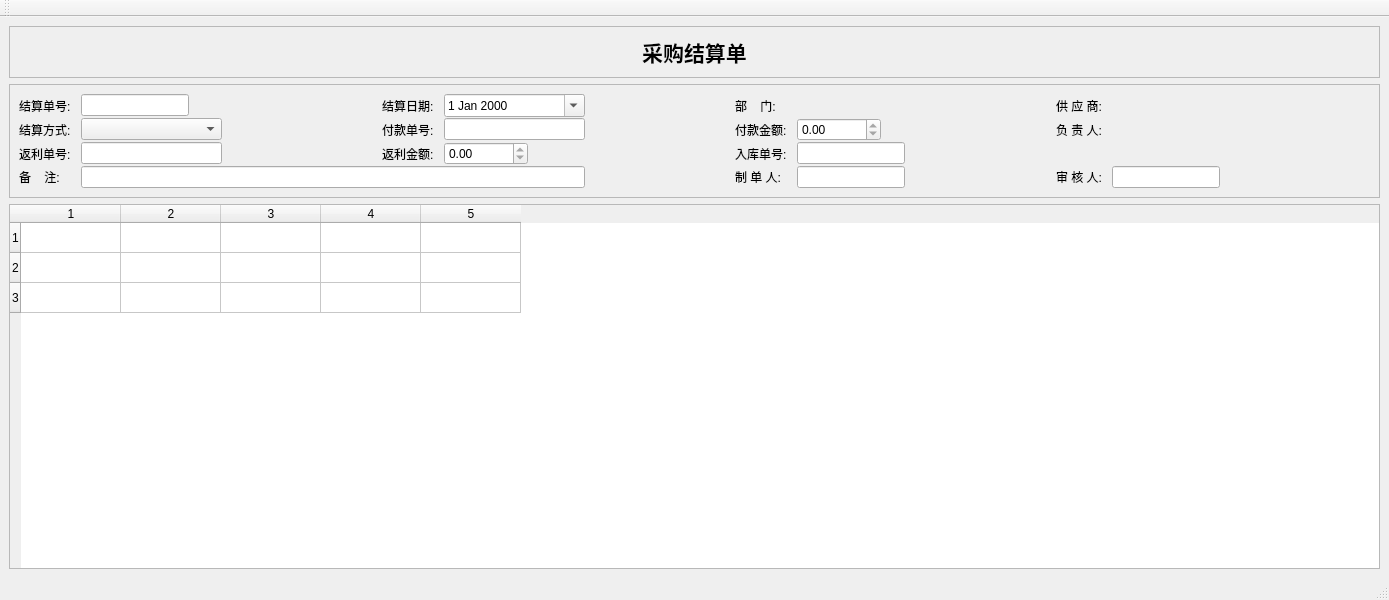
<?xml version="1.0" encoding="UTF-8"?>
<ui version="4.0">
 <class>PuSettleWin</class>
 <widget class="QMainWindow" name="PuSettleWin">
  <property name="geometry">
   <rect>
    <x>0</x>
    <y>0</y>
    <width>1389</width>
    <height>600</height>
   </rect>
  </property>
  <property name="windowTitle">
   <string>MainWindow</string>
  </property>
  <widget class="QWidget" name="centralwidget">
   <layout class="QVBoxLayout" name="verticalLayout_2">
    <item>
     <widget class="QFrame" name="frame_4">
      <property name="frameShape">
       <enum>QFrame::StyledPanel</enum>
      </property>
      <property name="frameShadow">
       <enum>QFrame::Plain</enum>
      </property>
      <layout class="QHBoxLayout" name="horizontalLayout_4">
       <item>
        <widget class="QLabel" name="titleLabel">
         <property name="font">
          <font>
           <family>微软雅黑</family>
           <pointsize>16</pointsize>
           <weight>75</weight>
           <bold>true</bold>
          </font>
         </property>
         <property name="text">
          <string>采购结算单</string>
         </property>
         <property name="alignment">
          <set>Qt::AlignCenter</set>
         </property>
        </widget>
       </item>
      </layout>
     </widget>
    </item>
    <item>
     <widget class="QFrame" name="frame_2">
      <property name="frameShape">
       <enum>QFrame::StyledPanel</enum>
      </property>
      <property name="frameShadow">
       <enum>QFrame::Plain</enum>
      </property>
      <layout class="QVBoxLayout" name="verticalLayout">
       <property name="spacing">
        <number>1</number>
       </property>
       <item>
        <layout class="QGridLayout" name="headGridLayout">
         <property name="horizontalSpacing">
          <number>10</number>
         </property>
         <item row="0" column="8">
          <spacer name="horizontalSpacer_5">
           <property name="orientation">
            <enum>Qt::Horizontal</enum>
           </property>
           <property name="sizeHint" stdset="0">
            <size>
             <width>40</width>
             <height>20</height>
            </size>
           </property>
          </spacer>
         </item>
         <item row="0" column="2">
          <spacer name="horizontalSpacer_3">
           <property name="orientation">
            <enum>Qt::Horizontal</enum>
           </property>
           <property name="sizeHint" stdset="0">
            <size>
             <width>40</width>
             <height>20</height>
            </size>
           </property>
          </spacer>
         </item>
         <item row="0" column="4">
          <widget class="QDateEdit" name="dateEdit">
           <property name="sizePolicy">
            <sizepolicy hsizetype="Minimum" vsizetype="Fixed">
             <horstretch>0</horstretch>
             <verstretch>0</verstretch>
            </sizepolicy>
           </property>
           <property name="calendarPopup">
            <bool>true</bool>
           </property>
          </widget>
         </item>
         <item row="0" column="5">
          <spacer name="horizontalSpacer_4">
           <property name="orientation">
            <enum>Qt::Horizontal</enum>
           </property>
           <property name="sizeHint" stdset="0">
            <size>
             <width>40</width>
             <height>20</height>
            </size>
           </property>
          </spacer>
         </item>
         <item row="0" column="1">
          <widget class="QLineEdit" name="noEdit">
           <property name="sizePolicy">
            <sizepolicy hsizetype="Fixed" vsizetype="Fixed">
             <horstretch>0</horstretch>
             <verstretch>0</verstretch>
            </sizepolicy>
           </property>
          </widget>
         </item>
         <item row="0" column="9">
          <widget class="QLabel" name="label_3">
           <property name="sizePolicy">
            <sizepolicy hsizetype="Fixed" vsizetype="Preferred">
             <horstretch>0</horstretch>
             <verstretch>0</verstretch>
            </sizepolicy>
           </property>
           <property name="text">
            <string>供 应 商:</string>
           </property>
          </widget>
         </item>
         <item row="0" column="3">
          <widget class="QLabel" name="dateLabel">
           <property name="sizePolicy">
            <sizepolicy hsizetype="Fixed" vsizetype="Preferred">
             <horstretch>0</horstretch>
             <verstretch>0</verstretch>
            </sizepolicy>
           </property>
           <property name="text">
            <string>结算日期:</string>
           </property>
          </widget>
         </item>
         <item row="0" column="0">
          <widget class="QLabel" name="idLabel">
           <property name="sizePolicy">
            <sizepolicy hsizetype="Fixed" vsizetype="Preferred">
             <horstretch>0</horstretch>
             <verstretch>0</verstretch>
            </sizepolicy>
           </property>
           <property name="text">
            <string>结算单号:</string>
           </property>
          </widget>
         </item>
         <item row="1" column="9">
          <widget class="QLabel" name="label_12">
           <property name="sizePolicy">
            <sizepolicy hsizetype="Fixed" vsizetype="Preferred">
             <horstretch>0</horstretch>
             <verstretch>0</verstretch>
            </sizepolicy>
           </property>
           <property name="text">
            <string>负 责 人:</string>
           </property>
          </widget>
         </item>
         <item row="3" column="0">
          <widget class="QLabel" name="label_9">
           <property name="text">
            <string>备    注:</string>
           </property>
          </widget>
         </item>
         <item row="1" column="10">
          <widget class="QkSearchEditBox" name="userSearchEditbox">
           <property name="sizePolicy">
            <sizepolicy hsizetype="Fixed" vsizetype="Fixed">
             <horstretch>0</horstretch>
             <verstretch>0</verstretch>
            </sizepolicy>
           </property>
          </widget>
         </item>
         <item row="1" column="0">
          <widget class="QLabel" name="label">
           <property name="text">
            <string>结算方式:</string>
           </property>
          </widget>
         </item>
         <item row="0" column="6">
          <widget class="QLabel" name="label_6">
           <property name="sizePolicy">
            <sizepolicy hsizetype="Fixed" vsizetype="Preferred">
             <horstretch>0</horstretch>
             <verstretch>0</verstretch>
            </sizepolicy>
           </property>
           <property name="text">
            <string>部    门:</string>
           </property>
          </widget>
         </item>
         <item row="3" column="1" colspan="4">
          <widget class="QLineEdit" name="memoEdit"/>
         </item>
         <item row="1" column="1">
          <widget class="QComboBox" name="busTypeComboBox">
           <property name="sizePolicy">
            <sizepolicy hsizetype="Preferred" vsizetype="Fixed">
             <horstretch>0</horstretch>
             <verstretch>0</verstretch>
            </sizepolicy>
           </property>
          </widget>
         </item>
         <item row="0" column="7">
          <widget class="QkSearchEditBox" name="depSearchEditbox">
           <property name="sizePolicy">
            <sizepolicy hsizetype="Minimum" vsizetype="Fixed">
             <horstretch>0</horstretch>
             <verstretch>0</verstretch>
            </sizepolicy>
           </property>
          </widget>
         </item>
         <item row="1" column="11">
          <spacer name="horizontalSpacer">
           <property name="orientation">
            <enum>Qt::Horizontal</enum>
           </property>
           <property name="sizeHint" stdset="0">
            <size>
             <width>40</width>
             <height>20</height>
            </size>
           </property>
          </spacer>
         </item>
         <item row="0" column="10" colspan="2">
          <widget class="QkSearchEditBox" name="venSearchEditbox">
           <property name="sizePolicy">
            <sizepolicy hsizetype="Preferred" vsizetype="Fixed">
             <horstretch>0</horstretch>
             <verstretch>0</verstretch>
            </sizepolicy>
           </property>
          </widget>
         </item>
         <item row="3" column="7">
          <widget class="QLineEdit" name="makerEdit">
           <property name="sizePolicy">
            <sizepolicy hsizetype="Fixed" vsizetype="Fixed">
             <horstretch>0</horstretch>
             <verstretch>0</verstretch>
            </sizepolicy>
           </property>
           <property name="readOnly">
            <bool>true</bool>
           </property>
          </widget>
         </item>
         <item row="3" column="9">
          <widget class="QLabel" name="label_10">
           <property name="text">
            <string>审 核 人:</string>
           </property>
          </widget>
         </item>
         <item row="3" column="6">
          <widget class="QLabel" name="label_8">
           <property name="text">
            <string>制 单 人:</string>
           </property>
          </widget>
         </item>
         <item row="3" column="10">
          <widget class="QLineEdit" name="auditEdit">
           <property name="sizePolicy">
            <sizepolicy hsizetype="Fixed" vsizetype="Fixed">
             <horstretch>0</horstretch>
             <verstretch>0</verstretch>
            </sizepolicy>
           </property>
           <property name="readOnly">
            <bool>true</bool>
           </property>
          </widget>
         </item>
         <item row="1" column="6">
          <widget class="QLabel" name="label_4">
           <property name="text">
            <string>付款金额:</string>
           </property>
          </widget>
         </item>
         <item row="2" column="0">
          <widget class="QLabel" name="label_5">
           <property name="text">
            <string>返利单号:</string>
           </property>
          </widget>
         </item>
         <item row="2" column="3">
          <widget class="QLabel" name="label_7">
           <property name="text">
            <string>返利金额:</string>
           </property>
          </widget>
         </item>
         <item row="2" column="1">
          <widget class="QLineEdit" name="profitEdit">
           <property name="readOnly">
            <bool>true</bool>
           </property>
          </widget>
         </item>
         <item row="2" column="7">
          <widget class="QLineEdit" name="rdNoEdit">
           <property name="sizePolicy">
            <sizepolicy hsizetype="Fixed" vsizetype="Fixed">
             <horstretch>0</horstretch>
             <verstretch>0</verstretch>
            </sizepolicy>
           </property>
           <property name="readOnly">
            <bool>true</bool>
           </property>
          </widget>
         </item>
         <item row="2" column="6">
          <widget class="QLabel" name="label_2">
           <property name="text">
            <string>入库单号:</string>
           </property>
          </widget>
         </item>
         <item row="1" column="3">
          <widget class="QLabel" name="label_11">
           <property name="text">
            <string>付款单号:</string>
           </property>
          </widget>
         </item>
         <item row="1" column="4">
          <widget class="QLineEdit" name="apNoEdit">
           <property name="readOnly">
            <bool>true</bool>
           </property>
          </widget>
         </item>
         <item row="1" column="7">
          <widget class="QDoubleSpinBox" name="apMoneySpinBox">
           <property name="sizePolicy">
            <sizepolicy hsizetype="Fixed" vsizetype="Fixed">
             <horstretch>0</horstretch>
             <verstretch>0</verstretch>
            </sizepolicy>
           </property>
           <property name="readOnly">
            <bool>true</bool>
           </property>
           <property name="maximum">
            <double>999999999.990000009536743</double>
           </property>
          </widget>
         </item>
         <item row="2" column="4">
          <widget class="QDoubleSpinBox" name="profitMoneySpinBox">
           <property name="sizePolicy">
            <sizepolicy hsizetype="Fixed" vsizetype="Fixed">
             <horstretch>0</horstretch>
             <verstretch>0</verstretch>
            </sizepolicy>
           </property>
           <property name="readOnly">
            <bool>true</bool>
           </property>
           <property name="maximum">
            <double>999999999.990000009536743</double>
           </property>
          </widget>
         </item>
        </layout>
       </item>
      </layout>
     </widget>
    </item>
    <item>
     <widget class="QTableWidget" name="tableWidget">
      <property name="rowCount">
       <number>3</number>
      </property>
      <property name="columnCount">
       <number>5</number>
      </property>
      <row/>
      <row/>
      <row/>
      <column/>
      <column/>
      <column/>
      <column/>
      <column/>
     </widget>
    </item>
   </layout>
  </widget>
  <widget class="QStatusBar" name="statusbar"/>
  <widget class="QToolBar" name="toolBar">
   <property name="windowTitle">
    <string>toolBar</string>
   </property>
   <attribute name="toolBarArea">
    <enum>TopToolBarArea</enum>
   </attribute>
   <attribute name="toolBarBreak">
    <bool>false</bool>
   </attribute>
  </widget>
 </widget>
 <customwidgets>
  <customwidget>
   <class>QkSearchEditBox</class>
   <extends>QWidget</extends>
   <header>qksearcheditbox.h</header>
  </customwidget>
 </customwidgets>
 <resources/>
 <connections/>
</ui>
